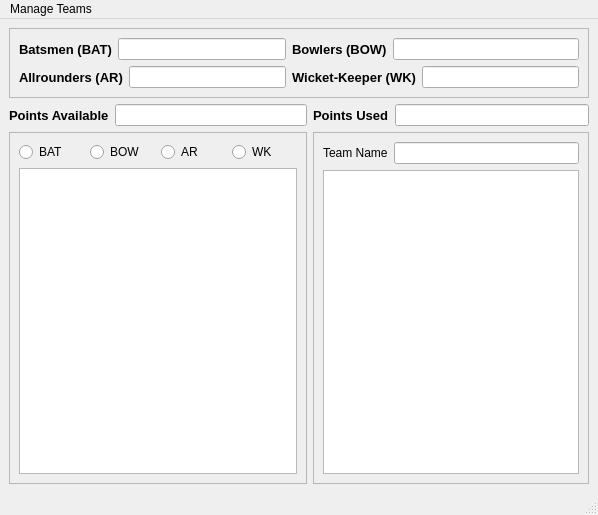
<?xml version="1.0" encoding="UTF-8"?>
<ui version="4.0">
 <class>MainWindow</class>
 <widget class="QMainWindow" name="MainWindow">
  <property name="geometry">
   <rect>
    <x>0</x>
    <y>0</y>
    <width>598</width>
    <height>515</height>
   </rect>
  </property>
  <property name="windowTitle">
   <string>MainWindow</string>
  </property>
  <widget class="QWidget" name="centralwidget">
   <layout class="QGridLayout" name="gridLayout">
    <item row="0" column="0" colspan="4">
     <widget class="QFrame" name="frame">
      <property name="autoFillBackground">
       <bool>true</bool>
      </property>
      <property name="frameShape">
       <enum>QFrame::StyledPanel</enum>
      </property>
      <property name="frameShadow">
       <enum>QFrame::Raised</enum>
      </property>
      <layout class="QGridLayout" name="gridLayout_4">
       <item row="0" column="0">
        <widget class="QLabel" name="label">
         <property name="font">
          <font>
           <pointsize>10</pointsize>
           <weight>75</weight>
           <bold>true</bold>
          </font>
         </property>
         <property name="text">
          <string>Batsmen (BAT)</string>
         </property>
        </widget>
       </item>
       <item row="1" column="3" colspan="2">
        <widget class="QLabel" name="label_4">
         <property name="font">
          <font>
           <pointsize>10</pointsize>
           <weight>75</weight>
           <bold>true</bold>
          </font>
         </property>
         <property name="text">
          <string>Wicket-Keeper (WK)</string>
         </property>
        </widget>
       </item>
       <item row="1" column="2">
        <widget class="QLineEdit" name="lineEdit_3"/>
       </item>
       <item row="0" column="4" colspan="2">
        <widget class="QLineEdit" name="lineEdit_2"/>
       </item>
       <item row="0" column="1" colspan="2">
        <widget class="QLineEdit" name="lineEdit"/>
       </item>
       <item row="1" column="0" colspan="2">
        <widget class="QLabel" name="label_3">
         <property name="font">
          <font>
           <pointsize>10</pointsize>
           <weight>75</weight>
           <bold>true</bold>
          </font>
         </property>
         <property name="text">
          <string>Allrounders (AR)</string>
         </property>
        </widget>
       </item>
       <item row="1" column="5">
        <widget class="QLineEdit" name="lineEdit_4"/>
       </item>
       <item row="0" column="3">
        <widget class="QLabel" name="label_2">
         <property name="font">
          <font>
           <pointsize>10</pointsize>
           <weight>75</weight>
           <bold>true</bold>
          </font>
         </property>
         <property name="text">
          <string>Bowlers (BOW)</string>
         </property>
        </widget>
       </item>
      </layout>
     </widget>
    </item>
    <item row="1" column="0">
     <widget class="QLabel" name="label_5">
      <property name="font">
       <font>
        <pointsize>10</pointsize>
        <weight>75</weight>
        <bold>true</bold>
       </font>
      </property>
      <property name="text">
       <string>Points Available</string>
      </property>
     </widget>
    </item>
    <item row="1" column="1">
     <widget class="QLineEdit" name="lineEdit_5"/>
    </item>
    <item row="1" column="2">
     <widget class="QLabel" name="label_6">
      <property name="font">
       <font>
        <pointsize>10</pointsize>
        <weight>75</weight>
        <bold>true</bold>
       </font>
      </property>
      <property name="text">
       <string>Points Used</string>
      </property>
     </widget>
    </item>
    <item row="1" column="3">
     <widget class="QLineEdit" name="lineEdit_6">
      <property name="autoFillBackground">
       <bool>false</bool>
      </property>
     </widget>
    </item>
    <item row="2" column="0" colspan="2">
     <widget class="QFrame" name="frame_2">
      <property name="autoFillBackground">
       <bool>true</bool>
      </property>
      <property name="frameShape">
       <enum>QFrame::StyledPanel</enum>
      </property>
      <property name="frameShadow">
       <enum>QFrame::Raised</enum>
      </property>
      <layout class="QGridLayout" name="gridLayout_3">
       <item row="0" column="1">
        <widget class="QRadioButton" name="radioButton_2">
         <property name="text">
          <string>BOW</string>
         </property>
        </widget>
       </item>
       <item row="0" column="3">
        <widget class="QRadioButton" name="radioButton_4">
         <property name="text">
          <string>WK</string>
         </property>
        </widget>
       </item>
       <item row="0" column="0">
        <widget class="QRadioButton" name="radioButton">
         <property name="text">
          <string>BAT</string>
         </property>
        </widget>
       </item>
       <item row="0" column="2">
        <widget class="QRadioButton" name="radioButton_3">
         <property name="text">
          <string>AR</string>
         </property>
        </widget>
       </item>
       <item row="1" column="0" colspan="4">
        <widget class="QListWidget" name="listWidget"/>
       </item>
      </layout>
     </widget>
    </item>
    <item row="2" column="2" colspan="2">
     <widget class="QFrame" name="frame_3">
      <property name="autoFillBackground">
       <bool>true</bool>
      </property>
      <property name="frameShape">
       <enum>QFrame::StyledPanel</enum>
      </property>
      <property name="frameShadow">
       <enum>QFrame::Raised</enum>
      </property>
      <layout class="QGridLayout" name="gridLayout_2">
       <item row="0" column="1">
        <widget class="QLineEdit" name="lineEdit_7"/>
       </item>
       <item row="0" column="0">
        <widget class="QLabel" name="label_7">
         <property name="text">
          <string>Team Name</string>
         </property>
        </widget>
       </item>
       <item row="1" column="0" colspan="2">
        <widget class="QListWidget" name="listWidget_2"/>
       </item>
      </layout>
     </widget>
    </item>
   </layout>
  </widget>
  <widget class="QMenuBar" name="menubar">
   <property name="geometry">
    <rect>
     <x>0</x>
     <y>0</y>
     <width>598</width>
     <height>21</height>
    </rect>
   </property>
   <widget class="QMenu" name="menuManage_Teams">
    <property name="title">
     <string>Manage Teams</string>
    </property>
    <addaction name="actionNew_Team"/>
    <addaction name="actionOpen_Team"/>
    <addaction name="actionSave_Team"/>
    <addaction name="actionEvaluate_Team"/>
   </widget>
   <addaction name="menuManage_Teams"/>
  </widget>
  <widget class="QStatusBar" name="statusbar"/>
  <action name="actionNew_Team">
   <property name="text">
    <string>New Team</string>
   </property>
  </action>
  <action name="actionOpen_Team">
   <property name="text">
    <string>Open Team</string>
   </property>
  </action>
  <action name="actionSave_Team">
   <property name="text">
    <string>Save Team</string>
   </property>
  </action>
  <action name="actionEvaluate_Team">
   <property name="text">
    <string>Evaluate Team</string>
   </property>
  </action>
 </widget>
 <resources/>
 <connections/>
</ui>
